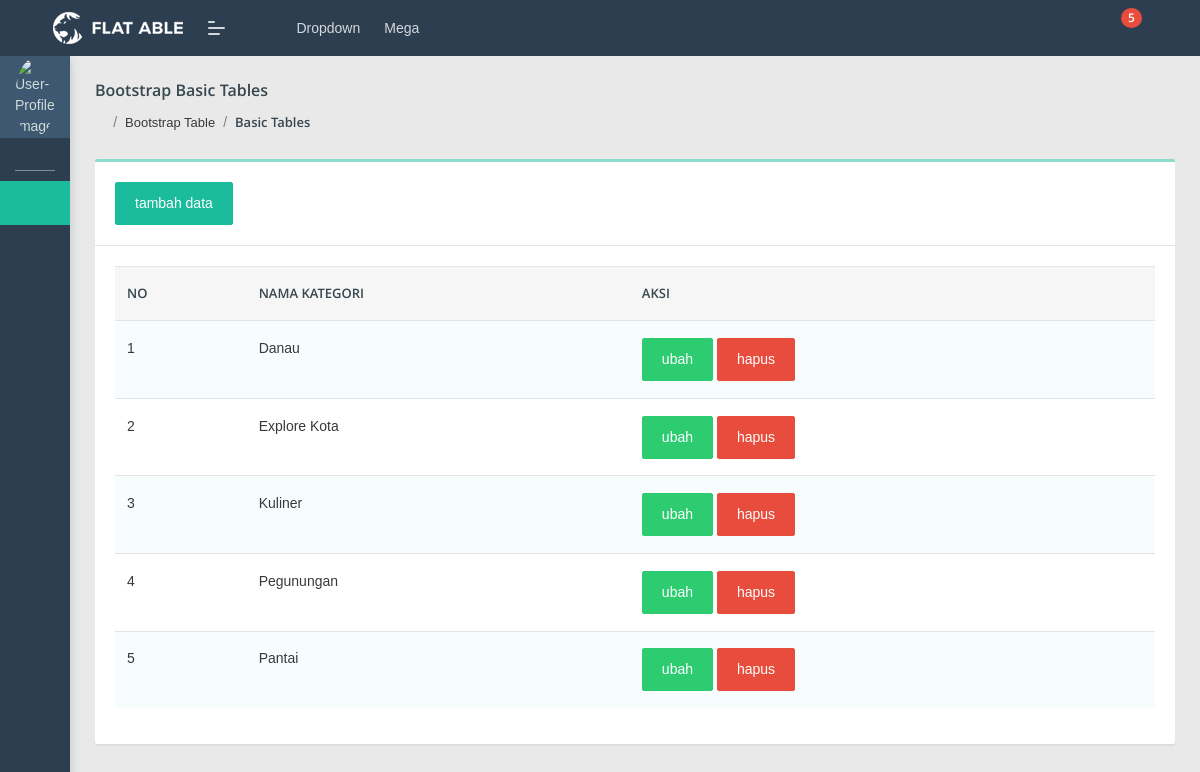
Page /admin/kategori/index.php on the committed database.
### tables this page shows
CREATE TABLE `kategori` (
  `id_kategori` int(11) NOT NULL,
  `nama_kategori` varchar(50) NOT NULL
);

### admin/kategori/index.php (the view, shortened to what this page needs)
<?php include "../layout/header.php";
include "../layout/navbar.php";
?>
<section class="pcoded-main-container">
    <div class="pcoded-content">
        <div class="page-header">
            <div class="page-block">
                <div class="row align-items-center">
                    <div class="col-md-12">
                        <div class="page-header-title">
                            <h5 class="m-b-10">Bootstrap Basic Tables</h5>
                        </div>
                        <ul class="breadcrumb">
                            <li class="breadcrumb-item"><a href="index.html"><i class="feather icon-home"></i></a></li>
                            <li class="breadcrumb-item"><a href="#!">Bootstrap Table</a></li>
                            <li class="breadcrumb-item"><a href="#!">Basic Tables</a></li>
                        </ul>
                    </div>
                </div>
            </div>
        </div>
        <div class="row">
            <div class="col-xl-12">
                <div class="card">
                    <div class="card-header">
                        <a href="tambah.php" class="btn btn-primary">tambah data</a>
                    </div>
                    <div class="card-body table-border-style">
                        <div class="table-responsive">
                            <table class="table table-striped">
                                <thead>
                                    <tr>
                                        <th>No</th>
                                        <th>Nama Kategori</th>
                                        <th>Aksi</th>
                                    </tr>
                                </thead>
                                <tbody>
                                    <?php
                                    $no=1;
                                    include "../koneksi.php";
                                    $kategori = mysqli_query($koneksi, "SELECT * FROM kategori ORDER BY id_kategori DESC");
                                    while ($item = mysqli_fetch_array($kategori)){
                                    ?>
                                    <tr>
                                        <td><?= $no++?></td>
                                        <td><?= $item ['nama_kategori']?></td>
                                        <td><a href="ubah.php?id_kategori=<?php echo $item["id_kategori"];?>" class="btn btn-success">ubah</a>
                                            <a onclick="return confirm('yakin mau dihapus??')" href="hapus.php?id_kategori=<?php echo $item["id_kategori"];?>" class="btn btn-danger">hapus</a></td>
                                    </tr>
                                    <?php } ?>
                                </tbody>
                            </table>
                        </div>
                    </div>
                </div>
            </div>
        </div>
    </div>
</section>
</body>
</html>
<?php include "../layout/footer.php";?>

### rows in the picture
kategori: nama_kategori "Danau"
kategori: nama_kategori "Explore Kota"
kategori: nama_kategori "Kuliner"
kategori: nama_kategori "Pegunungan"
kategori: nama_kategori "Pantai"
